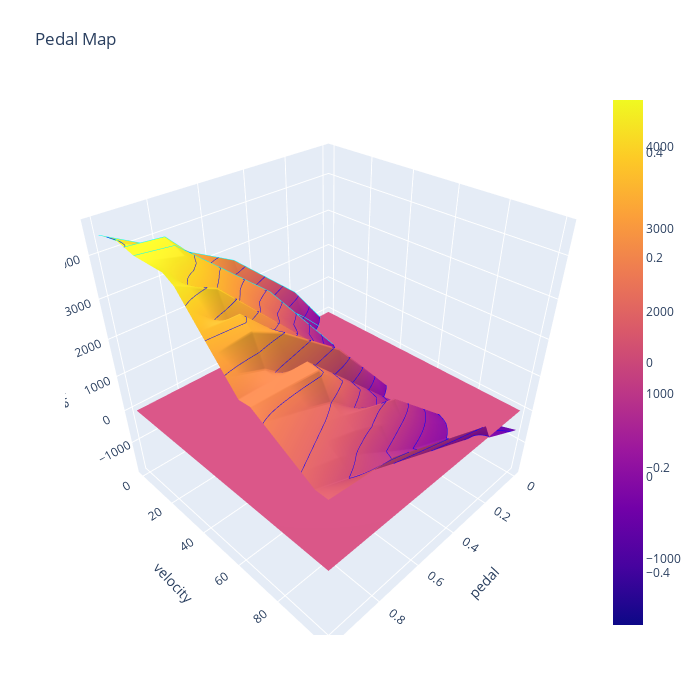

Notebook code for this chart:
### Code cell
z0 = np.zeros(zr.shape)
figure4 = go.Figure(data=[
    go.Surface(
        contours = {
            "y": {"show": True, "start":0, "end":25, "size":5, "color":"cyan"},
            "z": {"show": True, "start":-3000, "end":4600, "size":500, "color":"blue"}
        },
        x=ped,
        y=vel,
        z=zr),
    go.Surface(x=ped,y=vel,z=z0)
]
)
# figure.update_traces(contours_z=dict(show=True, usecolormap=True,
#                                   highlightcolor="limegreen", project_z=True))
figure4.update_layout(title='Pedal Map', autosize=False,
                      scene=dict(
                          xaxis_title='pedal',
                          yaxis_title='velocity',
                          zaxis_title='torque'),
                      width=700, height=700,
                      margin=dict(l=65,r=50,b=65,t=90))
# figure0.add_trace(go.Surface(x=x,y=y,z=z0, surfacecolor=np.ones(z0.shape)))
figure4.show()

### Figure 1 — Plotly figure (JSON) as saved in the notebook; plotly's stock layout.template omitted (floating-point values rounded to 4 significant figures; data arrays with more than 128 entries replaced by an {"elided": "..."} marker saying what was removed)
{"data": [{"contours": {"y": {"color": "cyan", "end": 25, "show": true, "size": 5, "start": 0}, "z": {"color": "blue", "end": 4600, "show": true, "size": 500, "start": -3000}}, "type": "surface", "x": [0.0, 0.02, 0.04, 0.08, 0.12, 0.16, 0.2, 0.24, 0.28, 0.32, 0.38, 0.44, 0.5, 0.62, 0.74, 0.86, 1.0], "y": [0.0, 7.0, 10.0, 15.0, 20.0, 25.0, 30.0, 35.0, 40.0, 45.0, 50.0, 55.0, 60.0, 65.0, 70.0, 75.0, 80.0, 85.0, 90.0, 95.0, 100.0], "z": {"elided": "21x17 float values"}}, {"type": "surface", "x": [0.0, 0.02, 0.04, 0.08, 0.12, 0.16, 0.2, 0.24, 0.28, 0.32, 0.38, 0.44, 0.5, 0.62, 0.74, 0.86, 1.0], "y": [0.0, 7.0, 10.0, 15.0, 20.0, 25.0, 30.0, 35.0, 40.0, 45.0, 50.0, 55.0, 60.0, 65.0, 70.0, 75.0, 80.0, 85.0, 90.0, 95.0, 100.0], "z": {"elided": "21x17 float values"}}], "layout": {"autosize": false, "height": 700, "margin": {"b": 65, "l": 65, "r": 50, "t": 90}, "scene": {"xaxis": {"title": {"text": "pedal"}}, "yaxis": {"title": {"text": "velocity"}}, "zaxis": {"title": {"text": "torque"}}}, "title": {"text": "Pedal Map"}, "width": 700}}
